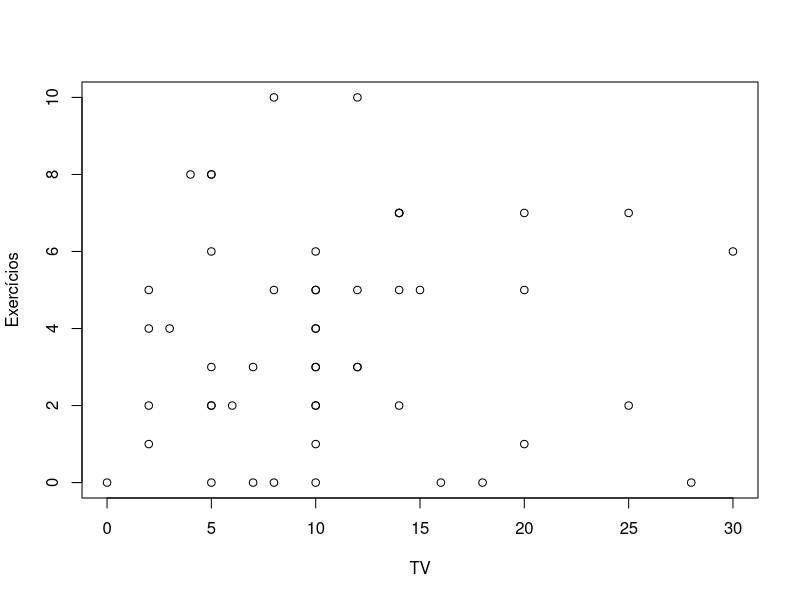
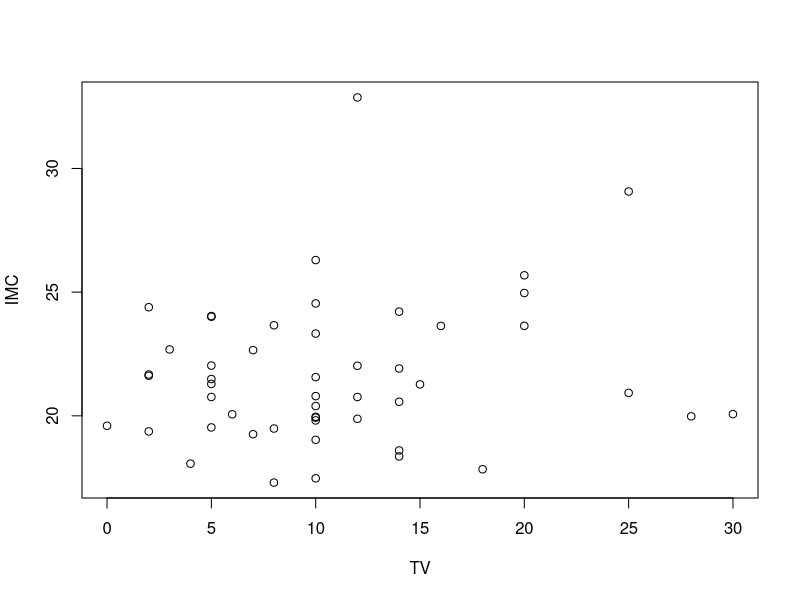
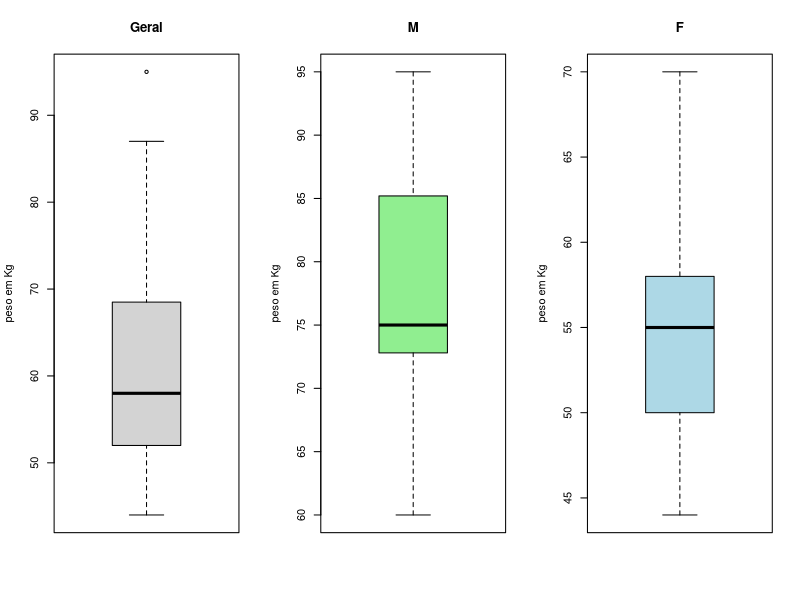
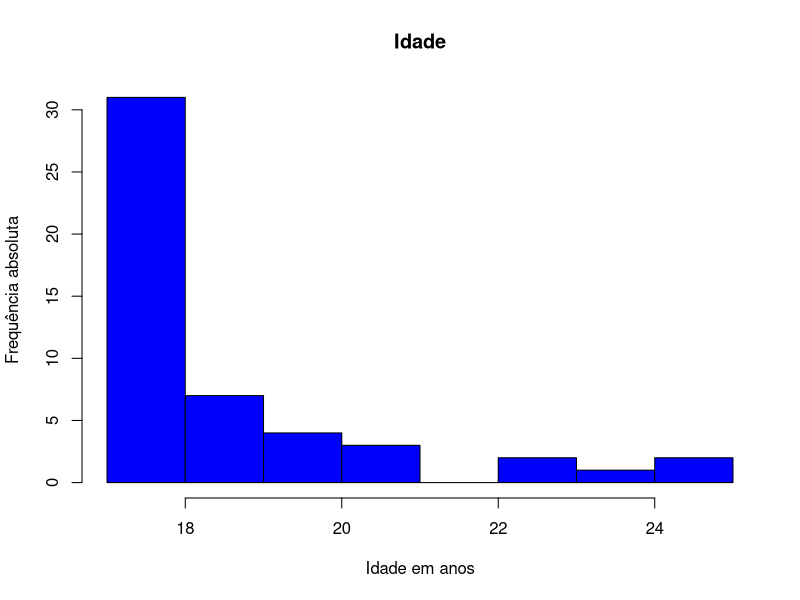
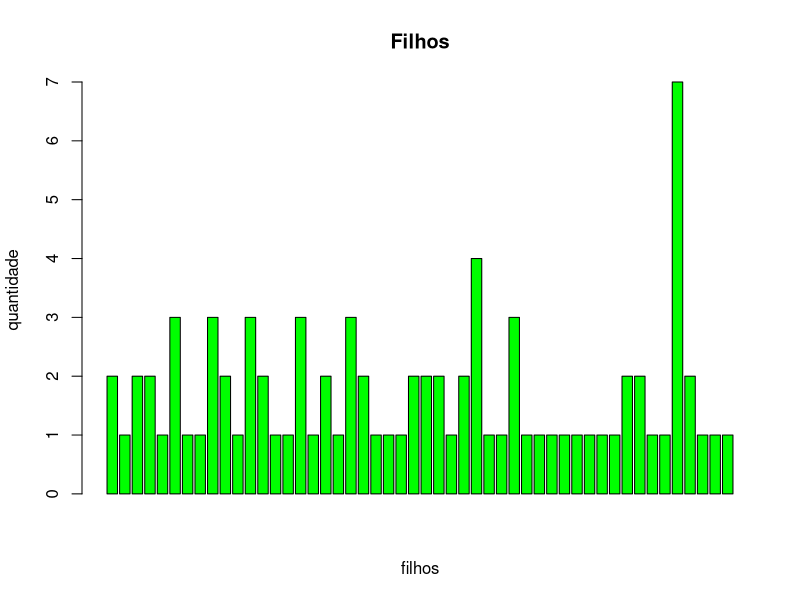
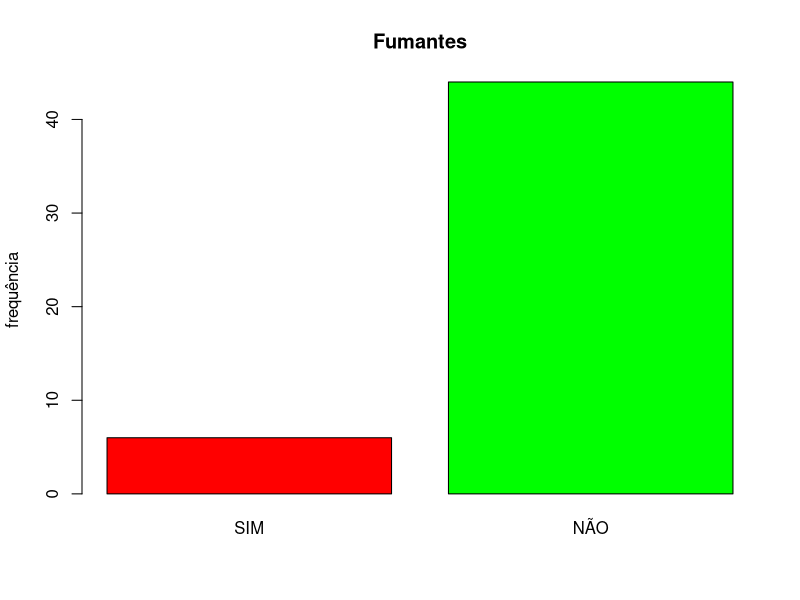

The R script that drew these images, in order:
#1. Considerando a sequência numérica a seguir, selecione todos os elementos 
# de x que podem ser representados por um número inteiro, ou seja, cuja parte 
# fracionária é igual a zero (exemplo: 1.0, 2.0, etc)
#x = 1, 1.25, 1.50, ..., 9.75, 10
x <- seq (1, 10, 0.25);x
#1, 1, 1, 1, 2, 2, 2, 2, ..., 9, 9, 9, 9, 10, 10, 10, 10
trunc(x)
#0, -0.25, -0.5, -0.75, 0, ..., 0, -0.25, -0.5, -0.75, 0
trunc(x) - x
#1, 2, ..., 10
x[trunc(x) - x == 0]
######################################################
#2. Dado um vetor qualquer, liste os elementos que aparecem repetidos no vetor. 
#Por exemplo, os elementos repetidos no vetor (1 2 1 5 3 4 1 5 2 8 1) são 1, 2 e 5.
v <- c(1, 2, 1, 5, 3, 4, 1, 5, 2, 8, 1);v
#A função duplicated determina quais elementos de uma coleção são cópias de elementos com índice menor do que o deles
?duplicated
#veja que começa mostrando false, embora o 1 esteja repetido. 
#O primeiro 1 é o de menor índice
#O terceiro 1 tem índice 3, como há alguém igual a ele e de índice menor que o dele, ele é considerado uma cópia
duplicated(v)
#1, 1, 5, 2, 1
v[duplicated(v)]
#1, 5, 2
unique(v[duplicated(v)])
#1, 2, 5
sort(unique(v[duplicated(v)]))
######################################################
#3. Abra o arquivo questionario.txt como um dataframe.
#ID: Identificação do aluno (número sequencial)
#Turma: Turma a que o aluno foi alocado (A ou B)
#Sexo (F ou M)
#Idade (idade em anos)
#Alt (Altura em metros)
#Peso (Peso em quilogramas)
#Filhos (Número de filhos na família)
#Fuma (Sim ou Não)
#Toler (Tolerância ao cigarro (I (I)ndiferente, P incomoda (P)ouco e M incomoda (M)uito))
#Exerc: horas de atividade física, por semana
#Cine: número de vezes que vai ao cinema por semana
#OpCine: Opinião a respeito das salas de cinema na cidade (B: Regular e (B)oa, M: (M)uito Boa)
#TV: horas gastas assistindo TV, por semana
#OpTV: Opinião a respeito da qualidade da programação na TV
#exibe o diretório atual
getwd()
#se necessário, configura o diretório atual
#setwd(diretorio_de_interesse)
#lê o arquivo
arq <- read.table(file="questionario.txt", header = TRUE);arq
######################################################
#4. Escolha apenas os fumantes.
arq[arq$Fuma=="SIM",]
######################################################
#5. Qual o percentual de pessoas muito incomodadas com o fumo da turma A?
#se o objeto é um dataframe, length devolve o número de colunas. não serve nesse caso
length(arq)
#número de linhas total: 50
nrow(arq)

#todas as variáveis(colunas) dos alunos de Turma=A e Toler=M
arq[arq$Toler=="M" & arq$Turma=="A",]

#número de linhas em que Turma=A e Toler=M: 9
nrow(arq[arq$Toler=="M" & arq$Turma=="A",])

#percentual: 0.18
percentual <- nrow(arq[arq$Toler=="M" & arq$Turma=="A",]) / nrow(arq)
#paste para concatenar
print (paste(percentual * 100, '%', sep=''))

######################################################
#6. Calcular a massa corporal dos alunos, adicionando nova coluna ao dataframe
#IMC = peso / (altura * altura)
arq["massa_corp"] <- arq$Peso / (arq$Alt ^ 2);arq$massa_corp
######################################################
#7. Qual o sexo e a turma do(s) aluno(s) com o maior peso?
maior_peso <- max(arq$Peso);maior_peso
arq[arq$Peso == maior_peso, c("Sexo", "Turma")]
######################################################
#8. Quais os alunos da turma B que são mais baixos que o aluno mais baixo da turma A?
menor_altura_turmaA <- min(arq[arq$Turma=="A", "Alt"])
arq[arq$Turma=="B" & arq$Alt < menor_altura_turmaA, ]
######################################################
#9. Os 5 alunos de maior IMC são os 5 que mais assistem televisão?

#order devolve uma lista de índices ordenada de acordo com a variável especificada
?order

arq #Observe que o elemento 37 tem maior IMC, seguido de 35 etc

#decreasing, por padrão, é FALSE
#observe o resultado: 37, 35, 18... etc são os índices das pessoas de maior IMC
order(arq$massa_corp, decreasing = TRUE)

ordenado_por_IMC <- arq[order(arq$massa_corp, decreasing = TRUE),];ordenado_por_IMC

ordenado_por_TV <- arq[order(arq$TV, decreasing = T), ]; ordenado_por_TV

?intersect
#intesect calcula a intersecção (elementos em comum) entre conjuntos
#veja exemplos
intersect(c(1, 2), c(2, 3))
intersect(c(4, 3, 2, 1), c(4, 3, 3, 1))
intersect(c(1, 2, 3), c(4, 5, 6))

#agora pegamos os ids dos 5 primeiros por IMC e por tv
idsIMC <- ordenado_por_IMC[1:5, 'Id']; idsIMC
idsTV <- ordenado_por_TV[1:5, 'Id'];idsTV

#Vejamos a intersecção: só o aluno 35 está nos dois grupos
intersect(idsIMC, idsTV)

#vamos mostrar todos (só tem um nesse caso)
arq[arq$Id %in% intersect(idsIMC, idsTV),]

######################################################
#10. Faça um gráfico de dispersão entre tempo de TV e tempo de exercícios. 
# Você nota alguma relação entre estas variáveis aleatórias?
#aparentemente não muito...
plot(arq$TV, arq$Exer, xlab = "TV", ylab = 'Exercícios')

# e entre tempo de tv e IMC?
#arqui parece que as pessoas que menos veem tv tendem a ter menor IMC
plot(arq$TV, arq$massa_corp, xlab="TV", ylab="IMC")
#11. Faça três boxplots da variável aleatória Peso, um geral (cinza claro), 
#um para os meninos (verde claro) e outro para as meninas (azul claro). 
#Compare.
par(mfrow = c (1, 3))
#de todos
boxplot (arq[, "Peso"], main = "Geral", ylab = "peso em Kg", col = "lightgray")
boxplot (arq[arq$Sexo=="M", "Peso"], main = "M", ylab = "peso em Kg", col = "lightgreen")
boxplot (arq[arq$Sexo=="F", "Peso"], main = "F", ylab = "peso em Kg", col = "lightblue")
par(mfrow = c (1, 1))
print("O peso dos homens possui maior amplitude no 3o quartil, enquanto o")
print("feminino, no 1o quartil. A mediana do peso feminino está abaixo da")
print("mediana geral. A do masculino, acima.")

######################################################
#12. Faça um histograma azul da v.a idade.
histograma <- hist(arq[, "Idade"], main = "Idade", xlab = "Idade em anos", ylab = "Frequência absoluta", col = "blue")
#veja algumas informações do histograma, se desejar
histograma
######################################################
#13. Faça um gráfico de barras verde da v.a filhos. Comente o resultado.
barplot(arq[, 'Filhos'], main = "Filhos", xlab = "filhos", ylab = "quantidade", col = "green")
print ("Diferente do histograma, um gráfico de barras não faz agrupamento de valores para contagem de frequência")
######################################################
#14. Crie um vetor com as frequências absolutas de fumantes e não fumantes e com ele
#faça um gráfico de barras roxo. Passe um vetor c('SIM','NÃO') no parâmetro names.arg
#para configurar as etiquetas embaixo de cada barra.

#ids dos fumantes
fumantes <- arq[arq$Fuma=="SIM", 'Id']; fumantes;

#pode ser assim
nFumantes <- arq[arq$Fuma=="NAO", 'Id']; nFumantes;

#dá pra fazer com a diferença de conjuntos também
#da coleção total, removemos aqueles que são fumantes com setdiff
?setdiff
#ids dos não fumantes
nFumantes <- setdiff(arq[, 'Id'], fumantes); nFumantes;
etiqs <- c('SIM','NÃO')
#col="purple" para cor roxa para as duas colunas
#col=c("red", "green") para cores diferentes para cada coluna
barplot(c(length(fumantes), length(nFumantes)), main='Fumantes', names.arg=etiqs, ylab='frequência', col=c('red', 'green'))

